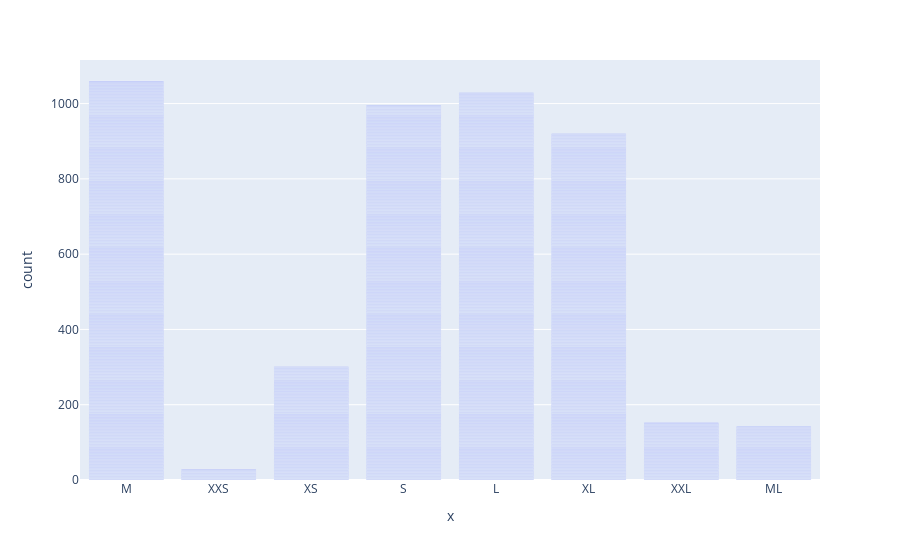

The notebook cell this image was saved under:
### Code cell
import plotly.express as px

fig = px.bar(x = CSV.Mod_Size_naMe)

#fig = go.Figure(data = [trace])
fig.show()

### Figure 1 — Plotly figure (JSON) as saved in the notebook; plotly's stock layout.template omitted (floating-point values rounded to 4 significant figures; data arrays with more than 128 entries replaced by an {"elided": "..."} marker saying what was removed)
{"data": [{"alignmentgroup": "True", "hovertemplate": "x=%{x}<br>count=%{y}<extra></extra>", "legendgroup": "", "marker": {"color": "#636efa", "pattern": {"shape": ""}}, "name": "", "offsetgroup": "", "orientation": "v", "showlegend": false, "textposition": "auto", "type": "bar", "x": {"elided": "4629 str values"}, "xaxis": "x", "y": {"elided": "4629 int values"}, "yaxis": "y"}], "layout": {"barmode": "relative", "legend": {"tracegroupgap": 0}, "margin": {"t": 60}, "xaxis": {"anchor": "y", "domain": [0, 1], "title": {"text": "x"}}, "yaxis": {"anchor": "x", "domain": [0, 1], "title": {"text": "count"}}}}
